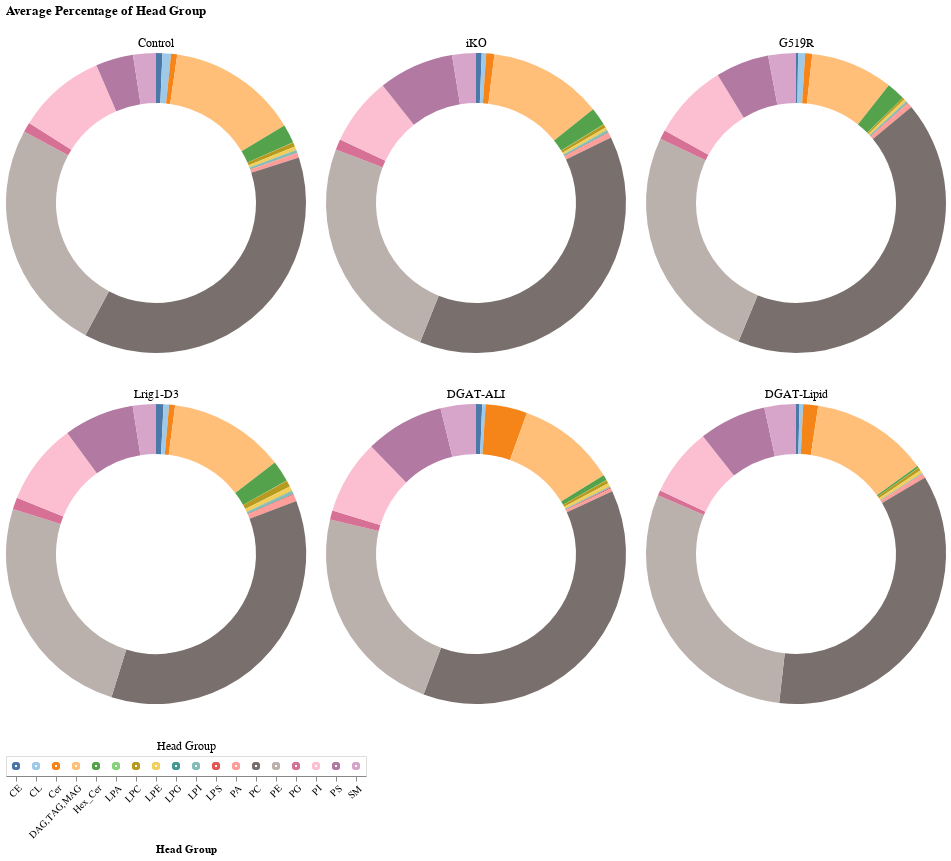

Notebook cell for this chart:
### Code cell
chart_list = []

# create selection tool
click = alt.selection_point(fields=['Head Group'])

# create head group legend
heads = alt.Chart(h).mark_point().encode(
    x=alt.X('Head Group').axis(labelAngle=-45),
    color=alt.condition(click, 'Head Group', alt.value('lightgray')),
    ).add_params(click).properties(title={'text':[], 'subtitle':'Head Group'})

for ptn in h['Mutation'].unique():
    source = h[h['Mutation'] == ptn]
    
    donut = alt.Chart(source).mark_arc(innerRadius=100).encode(
        theta='mean(Fraction):Q',
        color=alt.condition(click, 'Head Group', alt.value('lightgray'), scale=alt.Scale(scheme='tableau20'), legend=None),
        opacity = alt.condition(click, alt.value(1), alt.value(0.1)),
        tooltip=['Head Group', 'mean(Fraction)']
    ).add_params(click).properties(
        width=300,
        title={'text':[], 'subtitle':ptn}
    )
    
    chart_list.append(donut)

d = alt.hconcat(*chart_list[:3]) & alt.hconcat(*chart_list[3:]) & heads
d = d.properties(title=alt.Title('Average Percentage of Head Group'))
d.save('graphs/dgat/head_group/Donut_Charts_AllHG.png', ppi=300)
d

### Figure 1 — Vega-Lite specification as saved in the notebook (floating-point values rounded to 4 significant figures; data arrays with more than 128 entries replaced by an {"elided": "..."} marker saying what was removed)
{"config": {"view": {"continuousWidth": 300, "continuousHeight": 300}}, "vconcat": [{"hconcat": [{"data": {"name": "data-3cda1956e1623a665fcf3b4bc852c1cb"}, "mark": {"type": "arc", "innerRadius": 100}, "encoding": {"color": {"condition": {"param": "param_1", "field": "Head Group", "scale": {"scheme": "tableau20"}, "legend": null, "type": "nominal"}, "value": "lightgray"}, "opacity": {"condition": {"param": "param_1", "value": 1}, "value": 0.1}, "theta": {"aggregate": "mean", "field": "Fraction", "type": "quantitative"}, "tooltip": [{"field": "Head Group", "type": "nominal"}, {"aggregate": "mean", "field": "Fraction", "type": "quantitative"}]}, "name": "view_1", "title": {"text": [], "subtitle": "Control"}, "width": 300}, {"data": {"name": "data-90e13a7baab4c4e2736963c7f6039f89"}, "mark": {"type": "arc", "innerRadius": 100}, "encoding": {"color": {"condition": {"param": "param_1", "field": "Head Group", "scale": {"scheme": "tableau20"}, "legend": null, "type": "nominal"}, "value": "lightgray"}, "opacity": {"condition": {"param": "param_1", "value": 1}, "value": 0.1}, "theta": {"aggregate": "mean", "field": "Fraction", "type": "quantitative"}, "tooltip": [{"field": "Head Group", "type": "nominal"}, {"aggregate": "mean", "field": "Fraction", "type": "quantitative"}]}, "name": "view_2", "title": {"text": [], "subtitle": "iKO"}, "width": 300}, {"data": {"name": "data-81b13b40f23a35c1b5322ca3bbc08277"}, "mark": {"type": "arc", "innerRadius": 100}, "encoding": {"color": {"condition": {"param": "param_1", "field": "Head Group", "scale": {"scheme": "tableau20"}, "legend": null, "type": "nominal"}, "value": "lightgray"}, "opacity": {"condition": {"param": "param_1", "value": 1}, "value": 0.1}, "theta": {"aggregate": "mean", "field": "Fraction", "type": "quantitative"}, "tooltip": [{"field": "Head Group", "type": "nominal"}, {"aggregate": "mean", "field": "Fraction", "type": "quantitative"}]}, "name": "view_3", "title": {"text": [], "subtitle": "G519R"}, "width": 300}]}, {"hconcat": [{"data": {"name": "data-7e4d9ce2a512f87d4ec48454e9ce5f95"}, "mark": {"type": "arc", "innerRadius": 100}, "encoding": {"color": {"condition": {"param": "param_1", "field": "Head Group", "scale": {"scheme": "tableau20"}, "legend": null, "type": "nominal"}, "value": "lightgray"}, "opacity": {"condition": {"param": "param_1", "value": 1}, "value": 0.1}, "theta": {"aggregate": "mean", "field": "Fraction", "type": "quantitative"}, "tooltip": [{"field": "Head Group", "type": "nominal"}, {"aggregate": "mean", "field": "Fraction", "type": "quantitative"}]}, "name": "view_4", "title": {"text": [], "subtitle": "Lrig1-D3"}, "width": 300}, {"data": {"name": "data-267f326bab06b9fbdb8cb4b31efd04d9"}, "mark": {"type": "arc", "innerRadius": 100}, "encoding": {"color": {"condition": {"param": "param_1", "field": "Head Group", "scale": {"scheme": "tableau20"}, "legend": null, "type": "nominal"}, "value": "lightgray"}, "opacity": {"condition": {"param": "param_1", "value": 1}, "value": 0.1}, "theta": {"aggregate": "mean", "field": "Fraction", "type": "quantitative"}, "tooltip": [{"field": "Head Group", "type": "nominal"}, {"aggregate": "mean", "field": "Fraction", "type": "quantitative"}]}, "name": "view_5", "title": {"text": [], "subtitle": "DGAT-ALI"}, "width": 300}, {"data": {"name": "data-55d884dcc65a5c086a8572254d86635b"}, "mark": {"type": "arc", "innerRadius": 100}, "encoding": {"color": {"condition": {"param": "param_1", "field": "Head Group", "scale": {"scheme": "tableau20"}, "legend": null, "type": "nominal"}, "value": "lightgray"}, "opacity": {"condition": {"param": "param_1", "value": 1}, "value": 0.1}, "theta": {"aggregate": "mean", "field": "Fraction", "type": "quantitative"}, "tooltip": [{"field": "Head Group", "type": "nominal"}, {"aggregate": "mean", "field": "Fraction", "type": "quantitative"}]}, "name": "view_6", "title": {"text": [], "subtitle": "DGAT-Lipid"}, "width": 300}]}, {"data": {"name": "data-7107f1d53435ee92b4fedb0f5a20d448"}, "mark": {"type": "point"}, "encoding": {"color": {"condition": {"param": "param_1", "field": "Head Group"}, "value": "lightgray"}, "x": {"axis": {"labelAngle": -45}, "field": "Head Group", "type": "nominal"}}, "name": "view_7", "title": {"text": [], "subtitle": "Head Group"}}], "params": [{"name": "param_1", "select": {"type": "point", "fields": ["Head Group"]}, "views": ["view_1", "view_2", "view_3", "view_4", "view_5", "view_6", "view_7"]}], "title": {"text": "Average Percentage of Head Group"}, "$schema": "https://vega.github.io/schema/vega-lite/v5.17.0.json", "datasets": {"data-3cda1956e1623a665fcf3b4bc852c1cb": [{"Mutation": "Control", "Head Group": "CE", "Fraction": 0.006946}, {"Mutation": "Control", "Head Group": "CE", "Fraction": 0.009492}, {"Mutation": "Control", "Head Group": "CE", "Fraction": 0.01018}, {"Mutation": "Control", "Head Group": "CE", "Fraction": 0.00402}, {"Mutation": "Control", "Head Group": "CE", "Fraction": 0.003725}, {"Mutation": "Control", "Head Group": "CL", "Fraction": 0.01106}, {"Mutation": "Control", "Head Group": "CL", "Fraction": 0.009842}, {"Mutation": "Control", "Head Group": "CL", "Fraction": 0.006619}, {"Mutation": "Control", "Head Group": "CL", "Fraction": 0.009271}, {"Mutation": "Control", "Head Group": "CL", "Fraction": 0.009162}, {"Mutation": "Control", "Head Group": "Cer", "Fraction": 0.002984}, {"Mutation": "Control", "Head Group": "Cer", "Fraction": 0.009073}, {"Mutation": "Control", "Head Group": "Cer", "Fraction": 0.00769}, {"Mutation": "Control", "Head Group": "Cer", "Fraction": 0.007668}, {"Mutation": "Control", "Head Group": "Cer", "Fraction": 0.005565}, {"Mutation": "Control", "Head Group": "DAG,TAG,MAG", "Fraction": 0.1114}, {"Mutation": "Control", "Head Group": "DAG,TAG,MAG", "Fraction": 0.09536}, {"Mutation": "Control", "Head Group": "DAG,TAG,MAG", "Fraction": 0.171}, {"Mutation": "Control", "Head Group": "DAG,TAG,MAG", "Fraction": 0.178}, {"Mutation": "Control", "Head Group": "DAG,TAG,MAG", "Fraction": 0.1485}, {"Mutation": "Control", "Head Group": "Hex_Cer", "Fraction": 0.02081}, {"Mutation": "Control", "Head Group": "Hex_Cer", "Fraction": 0.02284}, {"Mutation": "Control", "Head Group": "Hex_Cer", "Fraction": 0.01916}, {"Mutation": "Control", "Head Group": "Hex_Cer", "Fraction": 0.01899}, {"Mutation": "Control", "Head Group": "Hex_Cer", "Fraction": 0.01906}, {"Mutation": "Control", "Head Group": "LPA", "Fraction": 0.0001258}, {"Mutation": "Control", "Head Group": "LPA", "Fraction": 0.0002699}, {"Mutation": "Control", "Head Group": "LPA", "Fraction": 0.0001613}, {"Mutation": "Control", "Head Group": "LPA", "Fraction": 0.0001277}, {"Mutation": "Control", "Head Group": "LPA", "Fraction": 8.399e-05}, {"Mutation": "Control", "Head Group": "LPC", "Fraction": 0.005244}, {"Mutation": "Control", "Head Group": "LPC", "Fraction": 0.005773}, {"Mutation": "Control", "Head Group": "LPC", "Fraction": 0.00517}, {"Mutation": "Control", "Head Group": "LPC", "Fraction": 0.004123}, {"Mutation": "Control", "Head Group": "LPC", "Fraction": 0.003141}, {"Mutation": "Control", "Head Group": "LPE", "Fraction": 0.003557}, {"Mutation": "Control", "Head Group": "LPE", "Fraction": 0.005278}, {"Mutation": "Control", "Head Group": "LPE", "Fraction": 0.003791}, {"Mutation": "Control", "Head Group": "LPE", "Fraction": 0.003694}, {"Mutation": "Control", "Head Group": "LPE", "Fraction": 0.002987}, {"Mutation": "Control", "Head Group": "LPG", "Fraction": 0.0002505}, {"Mutation": "Control", "Head Group": "LPG", "Fraction": 0.0004245}, {"Mutation": "Control", "Head Group": "LPG", "Fraction": 0.0003693}, {"Mutation": "Control", "Head Group": "LPG", "Fraction": 0.0003146}, {"Mutation": "Control", "Head Group": "LPG", "Fraction": 0.0002691}, {"Mutation": "Control", "Head Group": "LPI", "Fraction": 0.003304}, {"Mutation": "Control", "Head Group": "LPI", "Fraction": 0.003159}, {"Mutation": "Control", "Head Group": "LPI", "Fraction": 0.002939}, {"Mutation": "Control", "Head Group": "LPI", "Fraction": 0.002393}, {"Mutation": "Control", "Head Group": "LPI", "Fraction": 0.002177}, {"Mutation": "Control", "Head Group": "LPS", "Fraction": 0.0002429}, {"Mutation": "Control", "Head Group": "LPS", "Fraction": 0.0005735}, {"Mutation": "Control", "Head Group": "LPS", "Fraction": 0.0002797}, {"Mutation": "Control", "Head Group": "LPS", "Fraction": 0.0003242}, {"Mutation": "Control", "Head Group": "LPS", "Fraction": 0.0003173}, {"Mutation": "Control", "Head Group": "PA", "Fraction": 0.005527}, {"Mutation": "Control", "Head Group": "PA", "Fraction": 0.006836}, {"Mutation": "Control", "Head Group": "PA", "Fraction": 0.004954}, {"Mutation": "Control", "Head Group": "PA", "Fraction": 0.004216}, {"Mutation": "Control", "Head Group": "PA", "Fraction": 0.003743}, {"Mutation": "Control", "Head Group": "PC", "Fraction": 0.3842}, {"Mutation": "Control", "Head Group": "PC", "Fraction": 0.3689}, {"Mutation": "Control", "Head Group": "PC", "Fraction": 0.3639}, {"Mutation": "Control", "Head Group": "PC", "Fraction": 0.3645}, {"Mutation": "Control", "Head Group": "PC", "Fraction": 0.4038}, {"Mutation": "Control", "Head Group": "PE", "Fraction": 0.2596}, {"Mutation": "Control", "Head Group": "PE", "Fraction": 0.2763}, {"Mutation": "Control", "Head Group": "PE", "Fraction": 0.2399}, {"Mutation": "Control", "Head Group": "PE", "Fraction": 0.2464}, {"Mutation": "Control", "Head Group": "PE", "Fraction": 0.2336}, {"Mutation": "Control", "Head Group": "PG", "Fraction": 0.0108}, {"Mutation": "Control", "Head Group": "PG", "Fraction": 0.01109}, {"Mutation": "Control", "Head Group": "PG", "Fraction": 0.01059}, {"Mutation": "Control", "Head Group": "PG", "Fraction": 0.009906}, {"Mutation": "Control", "Head Group": "PG", "Fraction": 0.01001}, {"Mutation": "Control", "Head Group": "PI", "Fraction": 0.1027}, {"Mutation": "Control", "Head Group": "PI", "Fraction": 0.09466}, {"Mutation": "Control", "Head Group": "PI", "Fraction": 0.09096}, {"Mutation": "Control", "Head Group": "PI", "Fraction": 0.08957}, {"Mutation": "Control", "Head Group": "PI", "Fraction": 0.09878}, {"Mutation": "Control", "Head Group": "PS", "Fraction": 0.04291}, {"Mutation": "Control", "Head Group": "PS", "Fraction": 0.05289}, {"Mutation": "Control", "Head Group": "PS", "Fraction": 0.03711}, {"Mutation": "Control", "Head Group": "PS", "Fraction": 0.03491}, {"Mutation": "Control", "Head Group": "PS", "Fraction": 0.0347}, {"Mutation": "Control", "Head Group": "SM", "Fraction": 0.02825}, {"Mutation": "Control", "Head Group": "SM", "Fraction": 0.02721}, {"Mutation": "Control", "Head Group": "SM", "Fraction": 0.02529}, {"Mutation": "Control", "Head Group": "SM", "Fraction": 0.02161}, {"Mutation": "Control", "Head Group": "SM", "Fraction": 0.0204}], "data-90e13a7baab4c4e2736963c7f6039f89": [{"Mutation": "iKO", "Head Group": "CE", "Fraction": 0.007533}, {"Mutation": "iKO", "Head Group": "CE", "Fraction": 0.005789}, {"Mutation": "iKO", "Head Group": "CE", "Fraction": 0.002648}, {"Mutation": "iKO", "Head Group": "CE", "Fraction": 0.003108}, {"Mutation": "iKO", "Head Group": "CE", "Fraction": 0.008212}, {"Mutation": "iKO", "Head Group": "CE", "Fraction": 0.009307}, {"Mutation": "iKO", "Head Group": "CL", "Fraction": 0.00464}, {"Mutation": "iKO", "Head Group": "CL", "Fraction": 0.004837}, {"Mutation": "iKO", "Head Group": "CL", "Fraction": 0.003369}, {"Mutation": "iKO", "Head Group": "CL", "Fraction": 0.005141}, {"Mutation": "iKO", "Head Group": "CL", "Fraction": 0.005068}, {"Mutation": "iKO", "Head Group": "CL", "Fraction": 0.005732}, {"Mutation": "iKO", "Head Group": "Cer", "Fraction": 0.01114}, {"Mutation": "iKO", "Head Group": "Cer", "Fraction": 0.008958}, {"Mutation": "iKO", "Head Group": "Cer", "Fraction": 0.004582}, {"Mutation": "iKO", "Head Group": "Cer", "Fraction": 0.00947}, {"Mutation": "iKO", "Head Group": "Cer", "Fraction": 0.008778}, {"Mutation": "iKO", "Head Group": "Cer", "Fraction": 0.009941}, {"Mutation": "iKO", "Head Group": "DAG,TAG,MAG", "Fraction": 0.1119}, {"Mutation": "iKO", "Head Group": "DAG,TAG,MAG", "Fraction": 0.188}, {"Mutation": "iKO", "Head Group": "DAG,TAG,MAG", "Fraction": 0.1806}, {"Mutation": "iKO", "Head Group": "DAG,TAG,MAG", "Fraction": 0.1034}, {"Mutation": "iKO", "Head Group": "DAG,TAG,MAG", "Fraction": 0.09473}, {"Mutation": "iKO", "Head Group": "DAG,TAG,MAG", "Fraction": 0.05895}, {"Mutation": "iKO", "Head Group": "Hex_Cer", "Fraction": 0.01858}, {"Mutation": "iKO", "Head Group": "Hex_Cer", "Fraction": 0.01934}, {"Mutation": "iKO", "Head Group": "Hex_Cer", "Fraction": 0.01422}, {"Mutation": "iKO", "Head Group": "Hex_Cer", "Fraction": 0.01894}, {"Mutation": "iKO", "Head Group": "Hex_Cer", "Fraction": 0.02642}, {"Mutation": "iKO", "Head Group": "Hex_Cer", "Fraction": 0.01958}, {"Mutation": "iKO", "Head Group": "LPA", "Fraction": 0.0003064}, {"Mutation": "iKO", "Head Group": "LPA", "Fraction": 0.0002179}, {"Mutation": "iKO", "Head Group": "LPA", "Fraction": 0.0001204}, {"Mutation": "iKO", "Head Group": "LPA", "Fraction": 0.0002116}, {"Mutation": "iKO", "Head Group": "LPA", "Fraction": 0.0002897}, {"Mutation": "iKO", "Head Group": "LPA", "Fraction": 0.0002089}, {"Mutation": "iKO", "Head Group": "LPC", "Fraction": 0.00612}, {"Mutation": "iKO", "Head Group": "LPC", "Fraction": 0.004258}, {"Mutation": "iKO", "Head Group": "LPC", "Fraction": 0.001662}, {"Mutation": "iKO", "Head Group": "LPC", "Fraction": 0.002421}, {"Mutation": "iKO", "Head Group": "LPC", "Fraction": 0.003719}, {"Mutation": "iKO", "Head Group": "LPC", "Fraction": 0.004495}, {"Mutation": "iKO", "Head Group": "LPE", "Fraction": 0.003832}, {"Mutation": "iKO", "Head Group": "LPE", "Fraction": 0.003185}, {"Mutation": "iKO", "Head Group": "LPE", "Fraction": 0.002096}, {"Mutation": "iKO", "Head Group": "LPE", "Fraction": 0.002543}, {"Mutation": "iKO", "Head Group": "LPE", "Fraction": 0.003283}, {"Mutation": "iKO", "Head Group": "LPE", "Fraction": 0.003476}, {"Mutation": "iKO", "Head Group": "LPG", "Fraction": 0.0004579}, {"Mutation": "iKO", "Head Group": "LPG", "Fraction": 0.0005012}, {"Mutation": "iKO", "Head Group": "LPG", "Fraction": 0.0001644}, {"Mutation": "iKO", "Head Group": "LPG", "Fraction": 0.0003316}, {"Mutation": "iKO", "Head Group": "LPG", "Fraction": 0.0003566}, {"Mutation": "iKO", "Head Group": "LPG", "Fraction": 0.0003473}, {"Mutation": "iKO", "Head Group": "LPI", "Fraction": 0.003797}, {"Mutation": "iKO", "Head Group": "LPI", "Fraction": 0.003209}, {"Mutation": "iKO", "Head Group": "LPI", "Fraction": 0.001561}, {"Mutation": "iKO", "Head Group": "LPI", "Fraction": 0.002089}, {"Mutation": "iKO", "Head Group": "LPI", "Fraction": 0.002583}, {"Mutation": "iKO", "Head Group": "LPI", "Fraction": 0.00282}, {"Mutation": "iKO", "Head Group": "LPS", "Fraction": 0.000626}, {"Mutation": "iKO", "Head Group": "LPS", "Fraction": 0.0005222}, {"Mutation": "iKO", "Head Group": "LPS", "Fraction": 0.0004548}, {"Mutation": "iKO", "Head Group": "LPS", "Fraction": 0.0005532}, {"Mutation": "iKO", "Head Group": "LPS", "Fraction": 0.0009502}, {"Mutation": "iKO", "Head Group": "LPS", "Fraction": 0.0005445}, {"Mutation": "iKO", "Head Group": "PA", "Fraction": 0.006015}, {"Mutation": "iKO", "Head Group": "PA", "Fraction": 0.003986}, {"Mutation": "iKO", "Head Group": "PA", "Fraction": 0.004116}, {"Mutation": "iKO", "Head Group": "PA", "Fraction": 0.005394}, {"Mutation": "iKO", "Head Group": "PA", "Fraction": 0.007024}, {"Mutation": "iKO", "Head Group": "PA", "Fraction": 0.005241}, {"Mutation": "iKO", "Head Group": "PC", "Fraction": 0.389}, {"Mutation": "iKO", "Head Group": "PC", "Fraction": 0.3981}, {"Mutation": "iKO", "Head Group": "PC", "Fraction": 0.2863}, {"Mutation": "iKO", "Head Group": "PC", "Fraction": 0.4118}, {"Mutation": "iKO", "Head Group": "PC", "Fraction": 0.3969}, {"Mutation": "iKO", "Head Group": "PC", "Fraction": 0.4138}, {"Mutation": "iKO", "Head Group": "PE", "Fraction": 0.24}, {"Mutation": "iKO", "Head Group": "PE", "Fraction": 0.1834}, {"Mutation": "iKO", "Head Group": "PE", "Fraction": 0.2797}, {"Mutation": "iKO", "Head Group": "PE", "Fraction": 0.2528}, {"Mutation": "iKO", "Head Group": "PE", "Fraction": 0.2604}, {"Mutation": "iKO", "Head Group": "PE", "Fraction": 0.2668}, {"Mutation": "iKO", "Head Group": "PG", "Fraction": 0.01269}, {"Mutation": "iKO", "Head Group": "PG", "Fraction": 0.01305}, {"Mutation": "iKO", "Head Group": "PG", "Fraction": 0.009543}, {"Mutation": "iKO", "Head Group": "PG", "Fraction": 0.0101}, {"Mutation": "iKO", "Head Group": "PG", "Fraction": 0.01103}, {"Mutation": "iKO", "Head Group": "PG", "Fraction": 0.01305}, {"Mutation": "iKO", "Head Group": "PI", "Fraction": 0.08211}, {"Mutation": "iKO", "Head Group": "PI", "Fraction": 0.06142}, {"Mutation": "iKO", "Head Group": "PI", "Fraction": 0.0614}, {"Mutation": "iKO", "Head Group": "PI", "Fraction": 0.07912}, {"Mutation": "iKO", "Head Group": "PI", "Fraction": 0.07804}, {"Mutation": "iKO", "Head Group": "PI", "Fraction": 0.08001}, {"Mutation": "iKO", "Head Group": "PS", "Fraction": 0.07806}, {"Mutation": "iKO", "Head Group": "PS", "Fraction": 0.0801}, {"Mutation": "iKO", "Head Group": "PS", "Fraction": 0.1095}, {"Mutation": "iKO", "Head Group": "PS", "Fraction": 0.06918}, {"Mutation": "iKO", "Head Group": "PS", "Fraction": 0.07058}, {"Mutation": "iKO", "Head Group": "PS", "Fraction": 0.07954}, {"Mutation": "iKO", "Head Group": "SM", "Fraction": 0.02315}, {"Mutation": "iKO", "Head Group": "SM", "Fraction": 0.02119}, {"Mutation": "iKO", "Head Group": "SM", "Fraction": 0.03798}, {"Mutation": "iKO", "Head Group": "SM", "Fraction": 0.02343}, {"Mutation": "iKO", "Head Group": "SM", "Fraction": 0.02157}, {"Mutation": "iKO", "Head Group": "SM", "Fraction": 0.02616}], "data-81b13b40f23a35c1b5322ca3bbc08277": [{"Mutation": "G519R", "Head Group": "CE", "Fraction": 0.003447}, {"Mutation": "G519R", "Head Group": "CE", "Fraction": 0.001186}, {"Mutation": "G519R", "Head Group": "CE", "Fraction": 0.002121}, {"Mutation": "G519R", "Head Group": "CE", "Fraction": 0.001372}, {"Mutation": "G519R", "Head Group": "CE", "Fraction": 0.00314}, {"Mutation": "G519R", "Head Group": "CL", "Fraction": 0.007374}, {"Mutation": "G519R", "Head Group": "CL", "Fraction": 0.009687}, {"Mutation": "G519R", "Head Group": "CL", "Fraction": 0.009758}, {"Mutation": "G519R", "Head Group": "CL", "Fraction": 0.004784}, {"Mutation": "G519R", "Head Group": "CL", "Fraction": 0.005899}, {"Mutation": "G519R", "Head Group": "Cer", "Fraction": 0.007265}, {"Mutation": "G519R", "Head Group": "Cer", "Fraction": 0.005473}, {"Mutation": "G519R", "Head Group": "Cer", "Fraction": 0.01184}, {"Mutation": "G519R", "Head Group": "Cer", "Fraction": 0.004534}, {"Mutation": "G519R", "Head Group": "Cer", "Fraction": 0.009071}, {"Mutation": "G519R", "Head Group": "DAG,TAG,MAG", "Fraction": 0.07039}, {"Mutation": "G519R", "Head Group": "DAG,TAG,MAG", "Fraction": 0.07611}, {"Mutation": "G519R", "Head Group": "DAG,TAG,MAG", "Fraction": 0.07229}, {"Mutation": "G519R", "Head Group": "DAG,TAG,MAG", "Fraction": 0.1567}, {"Mutation": "G519R", "Head Group": "DAG,TAG,MAG", "Fraction": 0.06879}, {"Mutation": "G519R", "Head Group": "Hex_Cer", "Fraction": 0.02159}, {"Mutation": "G519R", "Head Group": "Hex_Cer", "Fraction": 0.02118}, {"Mutation": "G519R", "Head Group": "Hex_Cer", "Fraction": 0.01986}, {"Mutation": "G519R", "Head Group": "Hex_Cer", "Fraction": 0.01788}, {"Mutation": "G519R", "Head Group": "Hex_Cer", "Fraction": 0.01902}, {"Mutation": "G519R", "Head Group": "LPA", "Fraction": 0.0002055}, {"Mutation": "G519R", "Head Group": "LPA", "Fraction": 0.0001652}, {"Mutation": "G519R", "Head Group": "LPA", "Fraction": 8.629e-05}, {"Mutation": "G519R", "Head Group": "LPA", "Fraction": 0.0001441}, {"Mutation": "G519R", "Head Group": "LPA", "Fraction": 0.0002252}, {"Mutation": "G519R", "Head Group": "LPC", "Fraction": 0.002632}, {"Mutation": "G519R", "Head Group": "LPC", "Fraction": 0.001975}, {"Mutation": "G519R", "Head Group": "LPC", "Fraction": 0.002384}, {"Mutation": "G519R", "Head Group": "LPC", "Fraction": 0.00146}, {"Mutation": "G519R", "Head Group": "LPC", "Fraction": 0.002778}, {"Mutation": "G519R", "Head Group": "LPE", "Fraction": 0.002686}, {"Mutation": "G519R", "Head Group": "LPE", "Fraction": 0.002693}, {"Mutation": "G519R", "Head Group": "LPE", "Fraction": 0.00372}, {"Mutation": "G519R", "Head Group": "LPE", "Fraction": 0.002201}, {"Mutation": "G519R", "Head Group": "LPE", "Fraction": 0.003132}, {"Mutation": "G519R", "Head Group": "LPG", "Fraction": 0.0004055}, {"Mutation": "G519R", "Head Group": "LPG", "Fraction": 0.0002037}, {"Mutation": "G519R", "Head Group": "LPG", "Fraction": 0.0001434}, {"Mutation": "G519R", "Head Group": "LPG", "Fraction": 0.0001432}, {"Mutation": "G519R", "Head Group": "LPG", "Fraction": 0.0003412}, {"Mutation": "G519R", "Head Group": "LPI", "Fraction": 0.001914}, {"Mutation": "G519R", "Head Group": "LPI", "Fraction": 0.00187}, {"Mutation": "G519R", "Head Group": "LPI", "Fraction": 0.001971}, {"Mutation": "G519R", "Head Group": "LPI", "Fraction": 0.002017}, {"Mutation": "G519R", "Head Group": "LPI", "Fraction": 0.002396}, {"Mutation": "G519R", "Head Group": "LPS", "Fraction": 0.0007787}, {"Mutation": "G519R", "Head Group": "LPS", "Fraction": 0.0005271}, {"Mutation": "G519R", "Head Group": "LPS", "Fraction": 0.000463}, {"Mutation": "G519R", "Head Group": "LPS", "Fraction": 0.0005399}, {"Mutation": "G519R", "Head Group": "LPS", "Fraction": 0.0008557}, {"Mutation": "G519R", "Head Group": "PA", "Fraction": 0.006538}, {"Mutation": "G519R", "Head Group": "PA", "Fraction": 0.004873}, {"Mutation": "G519R", "Head Group": "PA", "Fraction": 0.003997}, {"Mutation": "G519R", "Head Group": "PA", "Fraction": 0.00441}, {"Mutation": "G519R", "Head Group": "PA", "Fraction": 0.006162}, {"Mutation": "G519R", "Head Group": "PC", "Fraction": 0.4576}, {"Mutation": "G519R", "Head Group": "PC", "Fraction": 0.4315}, {"Mutation": "G519R", "Head Group": "PC", "Fraction": 0.4022}, {"Mutation": "G519R", "Head Group": "PC", "Fraction": 0.4089}, {"Mutation": "G519R", "Head Group": "PC", "Fraction": 0.415}, {"Mutation": "G519R", "Head Group": "PE", "Fraction": 0.2596}, {"Mutation": "G519R", "Head Group": "PE", "Fraction": 0.2568}, {"Mutation": "G519R", "Head Group": "PE", "Fraction": 0.2871}, {"Mutation": "G519R", "Head Group": "PE", "Fraction": 0.2283}, {"Mutation": "G519R", "Head Group": "PE", "Fraction": 0.2568}, {"Mutation": "G519R", "Head Group": "PG", "Fraction": 0.009083}, {"Mutation": "G519R", "Head Group": "PG", "Fraction": 0.009606}, {"Mutation": "G519R", "Head Group": "PG", "Fraction": 0.01141}, {"Mutation": "G519R", "Head Group": "PG", "Fraction": 0.00757}, {"Mutation": "G519R", "Head Group": "PG", "Fraction": 0.01233}, {"Mutation": "G519R", "Head Group": "PI", "Fraction": 0.083}, {"Mutation": "G519R", "Head Group": "PI", "Fraction": 0.08297}, {"Mutation": "G519R", "Head Group": "PI", "Fraction": 0.08901}, {"Mutation": "G519R", "Head Group": "PI", "Fraction": 0.07774}, {"Mutation": "G519R", "Head Group": "PI", "Fraction": 0.07867}, {"Mutation": "G519R", "Head Group": "PS", "Fraction": 0.0474}, {"Mutation": "G519R", "Head Group": "PS", "Fraction": 0.06001}, {"Mutation": "G519R", "Head Group": "PS", "Fraction": 0.0495}, {"Mutation": "G519R", "Head Group": "PS", "Fraction": 0.04937}, {"Mutation": "G519R", "Head Group": "PS", "Fraction": 0.08168}, {"Mutation": "G519R", "Head Group": "SM", "Fraction": 0.01817}, {"Mutation": "G519R", "Head Group": "SM", "Fraction": 0.03319}, {"Mutation": "G519R", "Head Group": "SM", "Fraction": 0.03211}, {"Mutation": "G519R", "Head Group": "SM", "Fraction": 0.03185}, {"Mutation": "G519R", "Head Group": "SM", "Fraction": 0.0337}], "data-7e4d9ce2a512f87d4ec48454e9ce5f95": [{"Mutation": "Lrig1-D3", "Head Group": "CE", "Fraction": 0.01087}, {"Mutation": "Lrig1-D3", "Head Group": "CE", "Fraction": 0.003821}, {"Mutation": "Lrig1-D3", "Head Group": "CE", "Fraction": 0.01203}, {"Mutation": "Lrig1-D3", "Head Group": "CE", "Fraction": 0.005516}, {"Mutation": "Lrig1-D3", "Head Group": "CL", "Fraction": 0.008413}, {"Mutation": "Lrig1-D3", "Head Group": "CL", "Fraction": 0.004055}, {"Mutation": "Lrig1-D3", "Head Group": "CL", "Fraction": 0.00668}, {"Mutation": "Lrig1-D3", "Head Group": "CL", "Fraction": 0.004576}, {"Mutation": "Lrig1-D3", "Head Group": "Cer", "Fraction": 0.005679}, {"Mutation": "Lrig1-D3", "Head Group": "Cer", "Fraction": 0.0066}, {"Mutation": "Lrig1-D3", "Head Group": "Cer", "Fraction": 0.006086}, {"Mutation": "Lrig1-D3", "Head Group": "Cer", "Fraction": 0.007129}, {"Mutation": "Lrig1-D3", "Head Group": "DAG,TAG,MAG", "Fraction": 0.1861}, {"Mutation": "Lrig1-D3", "Head Group": "DAG,TAG,MAG", "Fraction": 0.07172}, {"Mutation": "Lrig1-D3", "Head Group": "DAG,TAG,MAG", "Fraction": 0.1475}, {"Mutation": "Lrig1-D3", "Head Group": "DAG,TAG,MAG", "Fraction": 0.09563}, {"Mutation": "Lrig1-D3", "Head Group": "Hex_Cer", "Fraction": 0.02577}, {"Mutation": "Lrig1-D3", "Head Group": "Hex_Cer", "Fraction": 0.01646}, {"Mutation": "Lrig1-D3", "Head Group": "Hex_Cer", "Fraction": 0.02891}, {"Mutation": "Lrig1-D3", "Head Group": "Hex_Cer", "Fraction": 0.0199}, {"Mutation": "Lrig1-D3", "Head Group": "LPA", "Fraction": 0.0002352}, {"Mutation": "Lrig1-D3", "Head Group": "LPA", "Fraction": 0.0003082}, {"Mutation": "Lrig1-D3", "Head Group": "LPA", "Fraction": 0.000279}, {"Mutation": "Lrig1-D3", "Head Group": "LPA", "Fraction": 0.000257}, {"Mutation": "Lrig1-D3", "Head Group": "LPC", "Fraction": 0.005647}, {"Mutation": "Lrig1-D3", "Head Group": "LPC", "Fraction": 0.01385}, {"Mutation": "Lrig1-D3", "Head Group": "LPC", "Fraction": 0.005096}, {"Mutation": "Lrig1-D3", "Head Group": "LPC", "Fraction": 0.003562}, {"Mutation": "Lrig1-D3", "Head Group": "LPE", "Fraction": 0.004371}, {"Mutation": "Lrig1-D3", "Head Group": "LPE", "Fraction": 0.009498}, {"Mutation": "Lrig1-D3", "Head Group": "LPE", "Fraction": 0.003665}, {"Mutation": "Lrig1-D3", "Head Group": "LPE", "Fraction": 0.003156}, {"Mutation": "Lrig1-D3", "Head Group": "LPG", "Fraction": 0.0004284}, {"Mutation": "Lrig1-D3", "Head Group": "LPG", "Fraction": 0.0004352}, {"Mutation": "Lrig1-D3", "Head Group": "LPG", "Fraction": 0.0004898}, {"Mutation": "Lrig1-D3", "Head Group": "LPG", "Fraction": 0.0006837}, {"Mutation": "Lrig1-D3", "Head Group": "LPI", "Fraction": 0.002883}, {"Mutation": "Lrig1-D3", "Head Group": "LPI", "Fraction": 0.004685}, {"Mutation": "Lrig1-D3", "Head Group": "LPI", "Fraction": 0.00229}, {"Mutation": "Lrig1-D3", "Head Group": "LPI", "Fraction": 0.00317}, {"Mutation": "Lrig1-D3", "Head Group": "LPS", "Fraction": 0.0005252}, {"Mutation": "Lrig1-D3", "Head Group": "LPS", "Fraction": 0.001038}, {"Mutation": "Lrig1-D3", "Head Group": "LPS", "Fraction": 0.0007999}, {"Mutation": "Lrig1-D3", "Head Group": "LPS", "Fraction": 0.0003213}, {"Mutation": "Lrig1-D3", "Head Group": "PA", "Fraction": 0.006722}, {"Mutation": "Lrig1-D3", "Head Group": "PA", "Fraction": 0.009247}, {"Mutation": "Lrig1-D3", "Head Group": "PA", "Fraction": 0.008188}, {"Mutation": "Lrig1-D3", "Head Group": "PA", "Fraction": 0.005034}, {"Mutation": "Lrig1-D3", "Head Group": "PC", "Fraction": 0.3459}, {"Mutation": "Lrig1-D3", "Head Group": "PC", "Fraction": 0.3371}, {"Mutation": "Lrig1-D3", "Head Group": "PC", "Fraction": 0.3584}, {"Mutation": "Lrig1-D3", "Head Group": "PC", "Fraction": 0.3803}, {"Mutation": "Lrig1-D3", "Head Group": "PE", "Fraction": 0.2372}, {"Mutation": "Lrig1-D3", "Head Group": "PE", "Fraction": 0.2734}, {"Mutation": "Lrig1-D3", "Head Group": "PE", "Fraction": 0.2455}, {"Mutation": "Lrig1-D3", "Head Group": "PE", "Fraction": 0.2457}, {"Mutation": "Lrig1-D3", "Head Group": "PG", "Fraction": 0.01021}, {"Mutation": "Lrig1-D3", "Head Group": "PG", "Fraction": 0.01658}, {"Mutation": "Lrig1-D3", "Head Group": "PG", "Fraction": 0.009051}, {"Mutation": "Lrig1-D3", "Head Group": "PG", "Fraction": 0.01511}, {"Mutation": "Lrig1-D3", "Head Group": "PI", "Fraction": 0.08553}, {"Mutation": "Lrig1-D3", "Head Group": "PI", "Fraction": 0.08189}, {"Mutation": "Lrig1-D3", "Head Group": "PI", "Fraction": 0.0823}, {"Mutation": "Lrig1-D3", "Head Group": "PI", "Fraction": 0.1026}, {"Mutation": "Lrig1-D3", "Head Group": "PS", "Fraction": 0.04728}, {"Mutation": "Lrig1-D3", "Head Group": "PS", "Fraction": 0.1149}, {"Mutation": "Lrig1-D3", "Head Group": "PS", "Fraction": 0.06488}, {"Mutation": "Lrig1-D3", "Head Group": "PS", "Fraction": 0.07594}, {"Mutation": "Lrig1-D3", "Head Group": "SM", "Fraction": 0.01615}, {"Mutation": "Lrig1-D3", "Head Group": "SM", "Fraction": 0.03434}, {"Mutation": "Lrig1-D3", "Head Group": "SM", "Fraction": 0.01783}, {"Mutation": "Lrig1-D3", "Head Group": "SM", "Fraction": 0.03146}], "data-267f326bab06b9fbdb8cb4b31efd04d9": [{"Mutation": "DGAT-ALI", "Head Group": "CE", "Fraction": 0.006607}, {"Mutation": "DGAT-ALI", "Head Group": "CL", "Fraction": 0.003702}, {"Mutation": "DGAT-ALI", "Head Group": "Cer", "Fraction": 0.0448}, {"Mutation": "DGAT-ALI", "Head Group": "DAG,TAG,MAG", "Fraction": 0.1071}, {"Mutation": "DGAT-ALI", "Head Group": "Hex_Cer", "Fraction": 0.005792}, {"Mutation": "DGAT-ALI", "Head Group": "LPA", "Fraction": 0.0001651}, {"Mutation": "DGAT-ALI", "Head Group": "LPC", "Fraction": 0.003737}, {"Mutation": "DGAT-ALI", "Head Group": "LPE", "Fraction": 0.00359}, {"Mutation": "DGAT-ALI", "Head Group": "LPG", "Fraction": 0.000331}, {"Mutation": "DGAT-ALI", "Head Group": "LPI", "Fraction": 0.001268}, {"Mutation": "DGAT-ALI", "Head Group": "LPS", "Fraction": 0.000991}, {"Mutation": "DGAT-ALI", "Head Group": "PA", "Fraction": 0.003305}, {"Mutation": "DGAT-ALI", "Head Group": "PC", "Fraction": 0.3755}, {"Mutation": "DGAT-ALI", "Head Group": "PE", "Fraction": 0.23}, {"Mutation": "DGAT-ALI", "Head Group": "PG", "Fraction": 0.009916}, {"Mutation": "DGAT-ALI", "Head Group": "PI", "Fraction": 0.08024}, {"Mutation": "DGAT-ALI", "Head Group": "PS", "Fraction": 0.08501}, {"Mutation": "DGAT-ALI", "Head Group": "SM", "Fraction": 0.03798}], "data-55d884dcc65a5c086a8572254d86635b": [{"Mutation": "DGAT-Lipid", "Head Group": "CE", "Fraction": 0.003755}, {"Mutation": "DGAT-Lipid", "Head Group": "CL", "Fraction": 0.003879}, {"Mutation": "DGAT-Lipid", "Head Group": "Cer", "Fraction": 0.01607}, {"Mutation": "DGAT-Lipid", "Head Group": "DAG,TAG,MAG", "Fraction": 0.1264}, {"Mutation": "DGAT-Lipid", "Head Group": "Hex_Cer", "Fraction": 0.002177}, {"Mutation": "DGAT-Lipid", "Head Group": "LPA", "Fraction": 0.0001551}, {"Mutation": "DGAT-Lipid", "Head Group": "LPC", "Fraction": 0.003249}, {"Mutation": "DGAT-Lipid", "Head Group": "LPE", "Fraction": 0.003339}, {"Mutation": "DGAT-Lipid", "Head Group": "LPG", "Fraction": 0.0001081}, {"Mutation": "DGAT-Lipid", "Head Group": "LPI", "Fraction": 0.0008556}, {"Mutation": "DGAT-Lipid", "Head Group": "LPS", "Fraction": 0.0005546}, {"Mutation": "DGAT-Lipid", "Head Group": "PA", "Fraction": 0.004359}, {"Mutation": "DGAT-Lipid", "Head Group": "PC", "Fraction": 0.353}, {"Mutation": "DGAT-Lipid", "Head Group": "PE", "Fraction": 0.296}, {"Mutation": "DGAT-Lipid", "Head Group": "PG", "Fraction": 0.005662}, {"Mutation": "DGAT-Lipid", "Head Group": "PI", "Fraction": 0.07382}, {"Mutation": "DGAT-Lipid", "Head Group": "PS", "Fraction": 0.07266}, {"Mutation": "DGAT-Lipid", "Head Group": "SM", "Fraction": 0.03389}], "data-7107f1d53435ee92b4fedb0f5a20d448": {"elided": "396 records"}}}
